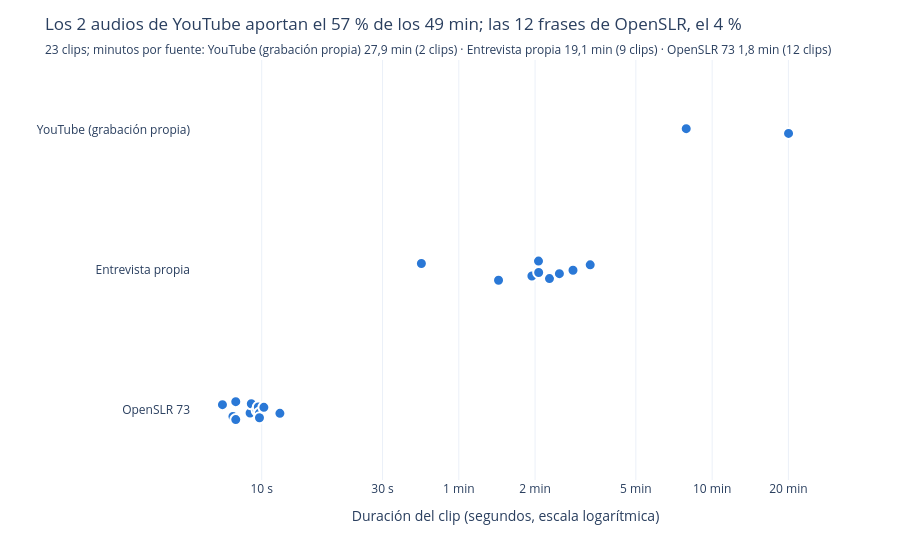

Here is the notebook cell this chart was saved with:
### Markdown cell above
### 7.2 Duración por clip y minutos por fuente

Las duraciones van de unos segundos a 20 minutos, así que el eje es logarítmico. Por eso cada clip se dibuja como un punto y no como una barra: una barra en escala logarítmica no parte de cero y exagera las diferencias.

### Code cell
minutos_fuente = audios.groupby("fuente", sort=False)["duracion_seg"].sum().div(60).reindex(FUENTES_AUDIO)
pct = (100 * minutos_fuente / minutos_fuente.sum()).round(0)
yt = minutos_fuente.index[0]
titulo = (f"Los 2 audios de YouTube aportan el {pct[yt]:.0f} % de los {minutos_fuente.sum():.0f} min; "
          f"las 12 frases de OpenSLR, el {pct['OpenSLR 73']:.0f} %")

fig2 = px.strip(audios.assign(minutos=audios["duracion_seg"] / 60), x="duracion_seg", y="fuente",
                hover_name="id", hover_data={"minutos": ":.1f", "duracion_seg": ":.1f", "fuente": False},
                category_orders={"fuente": FUENTES_AUDIO},
                labels={"duracion_seg": "Duración del clip (segundos, escala logarítmica)", "fuente": ""})
fig2.update_traces(marker=dict(color=AZUL, size=11, line=dict(color="white", width=2)), jitter=0.35)
fig2.update_xaxes(type="log", tickvals=[5, 10, 30, 60, 120, 300, 600, 1200],
                  ticktext=["5 s", "10 s", "30 s", "1 min", "2 min", "5 min", "10 min", "20 min"])
fig2.update_layout(title=dict(text=titulo, subtitle=dict(text=(
    f"{len(audios)} clips; minutos por fuente: " +
    " · ".join(f"{f} {coma(m, 1)} min ({n} clips)" for f, m, n in
               zip(minutos_fuente.index, minutos_fuente, audios["fuente"].value_counts().reindex(FUENTES_AUDIO)))))))
fig2.show()

### Figure 1 — Plotly figure (JSON) as saved in the notebook; plotly's stock layout.template omitted (floating-point values rounded to 4 significant figures)
{"data": [{"alignmentgroup": "True", "boxpoints": "all", "customdata": [[7.902], [20.03], [2.495], [2.063], [2.823], [3.302], [1.435], [2.067], [1.943], [0.7117], [2.28], [0.1167], [0.16], [0.17], [0.15], [0.1967], [0.1517], [0.1317], [0.1283], [0.1617], [0.1317], [0.1633], [0.1633]], "fillcolor": "rgba(255,255,255,0)", "hoveron": "points", "hovertemplate": "<b>%{hovertext}</b><br><br>Duración del clip (segundos, escala logarítmica)=%{x:.1f}<br>minutos=%{customdata[0]:.1f}<extra></extra>", "hovertext": ["clip_001", "clip_002", "clip_003", "clip_004", "clip_005", "clip_006", "clip_007", "clip_008", "clip_009", "clip_010", "clip_011", "clip_012", "clip_013", "clip_014", "clip_015", "clip_016", "clip_017", "clip_018", "clip_019", "clip_020", "clip_021", "clip_022", "clip_023"], "jitter": 0.35, "legendgroup": "", "line": {"color": "rgba(255,255,255,0)"}, "marker": {"color": "#2a78d6", "line": {"color": "white", "width": 2}, "size": 11}, "name": "", "offsetgroup": "", "orientation": "h", "pointpos": 0, "showlegend": false, "type": "box", "x": [474.1, 1202.0, 149.7, 123.8, 169.4, 198.1, 86.1, 124.0, 116.6, 42.7, 136.8, 7.0, 9.6, 10.2, 9.0, 11.8, 9.1, 7.9, 7.7, 9.7, 7.9, 9.8, 9.8], "x0": " ", "xaxis": "x", "y": ["YouTube (grabación propia)", "YouTube (grabación propia)", "Entrevista propia", "Entrevista propia", "Entrevista propia", "Entrevista propia", "Entrevista propia", "Entrevista propia", "Entrevista propia", "Entrevista propia", "Entrevista propia", "OpenSLR 73", "OpenSLR 73", "OpenSLR 73", "OpenSLR 73", "OpenSLR 73", "OpenSLR 73", "OpenSLR 73", "OpenSLR 73", "OpenSLR 73", "OpenSLR 73", "OpenSLR 73", "OpenSLR 73"], "y0": " ", "yaxis": "y"}], "layout": {"boxmode": "group", "legend": {"tracegroupgap": 0}, "margin": {"t": 60}, "title": {"subtitle": {"text": "23 clips; minutos por fuente: YouTube (grabación propia) 27,9 min (2 clips) · Entrevista propia 19,1 min (9 clips) · OpenSLR 73 1,8 min (12 clips)"}, "text": "Los 2 audios de YouTube aportan el 57 % de los 49 min; las 12 frases de OpenSLR, el 4 %"}, "xaxis": {"anchor": "y", "domain": [0.0, 1.0], "ticktext": ["5 s", "10 s", "30 s", "1 min", "2 min", "5 min", "10 min", "20 min"], "tickvals": [5, 10, 30, 60, 120, 300, 600, 1200], "title": {"text": "Duración del clip (segundos, escala logarítmica)"}, "type": "log"}, "yaxis": {"anchor": "x", "categoryarray": ["OpenSLR 73", "Entrevista propia", "YouTube (grabación propia)"], "categoryorder": "array", "domain": [0.0, 1.0], "title": {"text": ""}}}}
